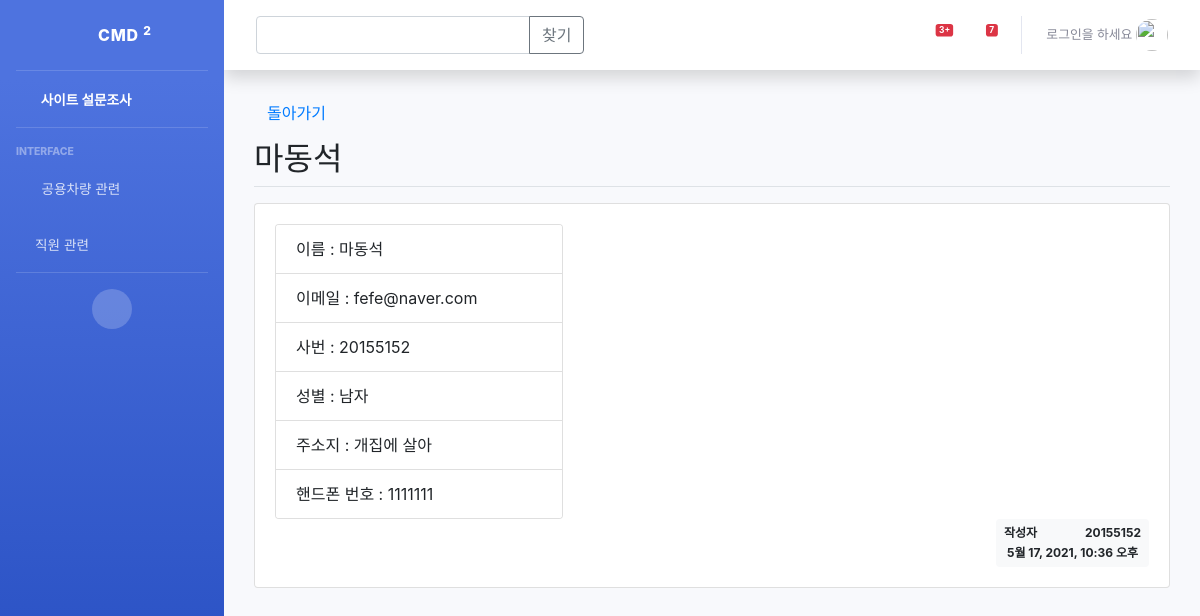
The app's page /pybo/apply/5/ with its own data.
### pybo/models.py (models this page shows)
class business_apply(models.Model):
    name = models.CharField(max_length=10)
    email = models.CharField(max_length=100)
    Phone = models.CharField(max_length=15)
    assign_num = models.IntegerField()
    Living = models.CharField(max_length=100)
    gender = models.CharField(max_length=5)
    author = models.ForeignKey(User, on_delete=models.CASCADE)
    create_date = models.DateTimeField()

### pybo/views_business.py (the view)
# urls.py: path('apply/<int:business_list_id>/', views_business.employee_detail, name='employee_detail'),
def employee_detail(request,business_list_id):
    business_list = get_object_or_404(business_apply, pk=business_list_id)
    context = {'business_list': business_list}
    return render(request, 'pybo/apply_detail.html', context)

### templates/pybo/apply_detail.html (shortened to what this page needs)
{% extends 'base.html' %}
{% load static %}
{% block content %}
    <link rel="stylesheet" type="text/css" href="{% static 'bootstrap.min.css' %}">
    <div class="container my-3">
    <button class="btn btn-facebook"><a href="{% url 'pybo:employee' %}">돌아가기</a></button>
    <h2 class="border-bottom py-2">{{ business_list.name }}</h2>
    <div class="card my-3">
    <div class="card-body">
    <div class="card" style="width: 18rem;">
        <ul class="list-group list-group-flush">
            <li class="list-group-item">이름 : {{ business_list.name }}</li>
            <li class="list-group-item">이메일 : {{ business_list.email }}</li>
            <li class="list-group-item">사번 : {{ business_list.assign_num }}</li>
            <li class="list-group-item">성별 : {{ business_list.gender }}</li>
            <li class="list-group-item">주소지 : {{ business_list.Living }}</li>
            <li class="list-group-item">핸드폰 번호 : {{ business_list.Phone }}</li>
        </ul>
    </div>
    <div class="d-flex justify-content-end">
        <div class="badge badge-light p-2">
            <div class="mb-2"><span class="author mr-5">작성자</span>{{ business_list.author.username }}</div>
            {{ business_list.create_date }}
        </div>
    </div>
{% endblock %}

### records on screen
business_apply: name "마동석", email "fefe@naver.com", assign_num "20155152", gender "남자", Living "개집에 살아", Phone "1111111", author.username "20155152", create_date "5월 17, 2021, 10:36 오후"
